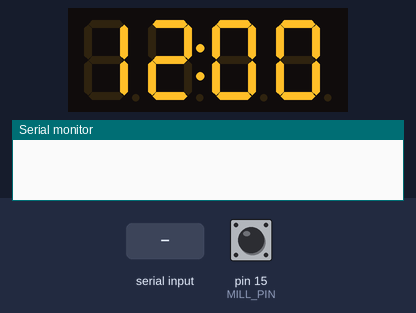
Bench run of a sketch on a simulated Arduino Uno, built with avr-gcc and run on an emulated ATmega328P. Shown: 4-digit seven-segment display, the last lines printed to the serial monitor. The inputs (shaded band) are chosen by the test bench; at power-on: pin 15 (MILL_PIN) HIGH.

Above: at 1.2 s.
1.3 s: "0\n" received over Serial
At 3.5 s:
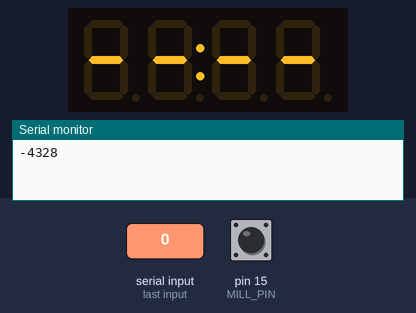
3.8 s: "90,45\n" received over Serial
At 5.6 s:
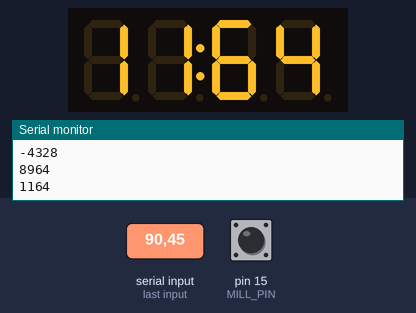
Timing chart, 0 to 7.1 s (numbered marks = the images above; inputs shaded):
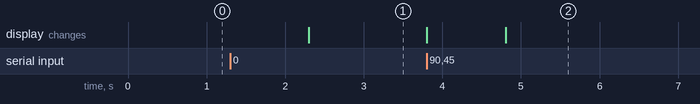

Measured:
- after the input at 1.3 s, the display: changes after 1.0 s (image 1)
- after the input at 3.8 s, the display: first changes at once (image 2 shows a later state)

The sketch:

Braun.ino
```cpp
#define BAUD_RATE 230400
#define MILL_PIN  15

#include <Wire.h>
#include <Adafruit_GFX.h>
#include "Adafruit_LEDBackpack.h"

Adafruit_7segment matrix = Adafruit_7segment();

void setup() {
  // put your setup code here, to run once:
    Serial.begin(BAUD_RATE);
    pinMode(MILL_PIN, INPUT_PULLUP);
    matrix.begin(0x70);
    matrix.print(1200,DEC);
    matrix.writeDigitRaw(2,0x02 );
    matrix.writeDisplay();
}

char hour[2];
char minutes[2];
char starthour[2];
char startmin[2];

int time;


int charToInt(char raw[]){
  int result;
  result = (raw[0]-'0')*10 + raw[1]-'0';
  //no light
  return result;

}
int charTo12Int(char raw[]){
  int result;
  result = (raw[0]-'0')*10 + raw[1]-'0';
  if( result == 0){
    result = 12;
    // am light

  }else if(result > 12){
     result = result- 12;
     //pm light

  }
  return result;

}


int firstrecieve =0;

int lastStateb1 = HIGH; // the previous state from the input pin
int currentStateb1;    // the current reading from the input pin
bool didpressb1 = false;
bool show12 = false;

void loop() {
  // put your main code here, to run repeatedly:

  currentStateb1 = digitalRead(MILL_PIN);


  if(lastStateb1 == LOW && currentStateb1 == HIGH && didpressb1 == false){
    didpressb1 = true;

  }
  if (lastStateb1 == HIGH && currentStateb1 == LOW && didpressb1 == true){
      show12 = !show12;
  }

  // save the last state
  lastStateb1 = currentStateb1;


  if(Serial.available()){
     if( firstrecieve == 0){
        Serial.readBytes(hour,2);
        Serial.readBytes(minutes, 2);

        starthour[0] = hour[0];
        starthour[1] = hour[1];


        startmin[0] = minutes[0];
        startmin[1]= minutes[1];
     }else{
       Serial.readBytes(hour,2);
       Serial.readBytes(minutes, 2);
     }

     if (show12){
         time = (charTo12Int(hour) * 100) + charToInt(minutes);
         Serial.println(time);
         matrix.print(time,DEC);


     }else{
         time = (charToInt(hour) * 100) + charToInt(minutes);
         Serial.println(time);
         matrix.print(time,DEC);
     }
      matrix.drawColon(true);
      matrix.writeDisplay();


  }

}
```
